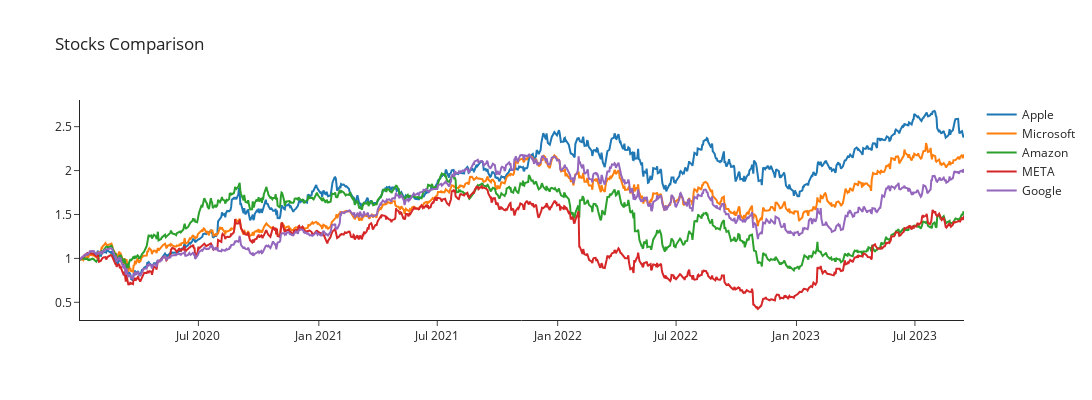

The cell this chart's notebook holds for it:
### Code cell
fig = go.Figure()
fig.add_trace(go.Scatter(name='Apple', x=standardize.index, y=standardize['AAPL']))
fig.add_trace(go.Scatter(name='Microsoft', x=standardize.index, y=standardize['MSFT']))
fig.add_trace(go.Scatter(name='Amazon', x=standardize.index, y=standardize['AMZN']))
fig.add_trace(go.Scatter(name='META', x=standardize.index, y=standardize['META']))
fig.add_trace(go.Scatter(name='Google', x=standardize.index, y=standardize['GOOGL']))

fig.update_layout(title_text='Stocks Comparison', template='simple_white', width=1500, height=400)

fig.show()

### Figure 1 — Plotly figure (JSON) as saved in the notebook; plotly's stock layout.template omitted (floating-point values rounded to 4 significant figures; data arrays with more than 128 entries replaced by an {"elided": "..."} marker saying what was removed)
{"data": [{"name": "Apple", "type": "scatter", "x": {"elided": "932 str values"}, "y": {"elided": "932 float values"}}, {"name": "Microsoft", "type": "scatter", "x": {"elided": "932 str values"}, "y": {"elided": "932 float values"}}, {"name": "Amazon", "type": "scatter", "x": {"elided": "932 str values"}, "y": {"elided": "932 float values"}}, {"name": "META", "type": "scatter", "x": {"elided": "932 str values"}, "y": {"elided": "932 float values"}}, {"name": "Google", "type": "scatter", "x": {"elided": "932 str values"}, "y": {"elided": "932 float values"}}], "layout": {"height": 400, "title": {"text": "Stocks Comparison"}, "width": 1500, "xaxis": {"autorange": true, "range": ["2020-01-02", "2023-09-14"], "type": "date"}, "yaxis": {"autorange": true, "range": [0.2986, 2.804], "type": "linear"}}}
